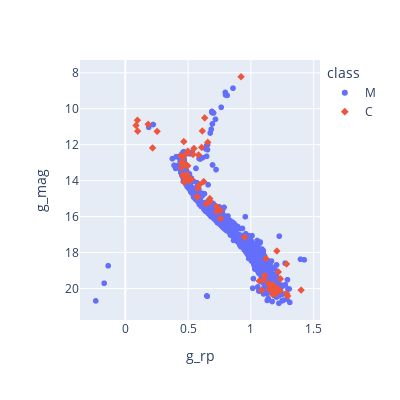

The notebook cell saved with this chart:
### Code cell
fig = px.scatter(a, a['g_rp'], a['g_mag'],color=a['class'],symbol=a['class'], width=400, height=400)
fig.update_yaxes(autorange="reversed")
fig.show()

### Figure 1 — Plotly figure (JSON) as saved in the notebook; plotly's stock layout.template omitted (floating-point values rounded to 4 significant figures; data arrays with more than 128 entries replaced by an {"elided": "..."} marker saying what was removed)
{"data": [{"hovertemplate": "class=M<br>g_rp=%{x}<br>g_mag=%{y}<extra></extra>", "legendgroup": "M", "marker": {"color": "#636efa", "symbol": "circle"}, "mode": "markers", "name": "M", "showlegend": true, "type": "scattergl", "x": {"elided": "1183 float values"}, "xaxis": "x", "y": {"elided": "1183 float values"}, "yaxis": "y"}, {"hovertemplate": "class=C<br>g_rp=%{x}<br>g_mag=%{y}<extra></extra>", "legendgroup": "C", "marker": {"color": "#EF553B", "symbol": "diamond"}, "mode": "markers", "name": "C", "showlegend": true, "type": "scattergl", "x": [0.4555, 1.199, 1.173, 1.159, 1.172, 0.09652, 0.6731, 0.6321, 1.219, 1.142, 0.4529, 0.7281, 1.183, 0.4595, 0.09853, 0.5105, 0.5772, 0.2535, 0.6729, 0.4518, 0.5467, 0.5729, 0.9487, 0.4652, 0.497, 0.5397, 0.4426, 0.7258, 0.6241, 0.6132, 0.493, 0.5729, 0.2168, 1.121, 0.1818, 1.146, 0.5254, 1.067, 0.4977, 0.6568, 0.7556, 0.6083, 1.284, 0.5069, 0.08539, 0.4574, 0.4659, 1.207, 0.4613, 0.4812, 0.4886, 1.213, 1.149, 0.7581, 0.4898, 1.293, 1.198, 0.4614, 0.4552, 0.6437, 1.232, 1.162, 1.109, 1.285, 1.4, 0.9218, 0.59, 0.5831, 1.17, 0.4618, 1.163, 0.4681, 1.105, 0.4479, 1.235, 1.174, 0.4605, 1.187, 1.086], "xaxis": "x", "y": [12.96, 20.18, 20.34, 19.82, 19.78, 10.64, 15.18, 10.51, 19.08, 19.72, 13.03, 15.73, 20.19, 12.99, 11.25, 14.01, 14.42, 11.26, 15.0, 13.01, 12.21, 14.91, 17.15, 13.15, 13.17, 12.54, 12.62, 15.44, 14.06, 11.24, 13.16, 14.89, 12.18, 18.34, 10.87, 19.78, 13.93, 19.58, 12.36, 11.87, 15.65, 12.15, 18.64, 13.89, 10.93, 13.7, 11.83, 17.92, 12.69, 13.9, 13.65, 19.99, 20.04, 16.11, 12.48, 20.42, 20.28, 13.06, 13.11, 15.29, 20.13, 20.0, 19.27, 20.29, 20.09, 8.222, 14.23, 12.57, 19.86, 13.09, 19.9, 14.09, 19.51, 13.28, 19.47, 19.84, 13.76, 20.0, 20.1], "yaxis": "y"}], "layout": {"height": 400, "legend": {"title": {"text": "class"}, "tracegroupgap": 0}, "margin": {"t": 60}, "width": 400, "xaxis": {"anchor": "y", "domain": [0, 1], "title": {"text": "g_rp"}}, "yaxis": {"anchor": "x", "autorange": "reversed", "domain": [0, 1], "title": {"text": "g_mag"}}}}
